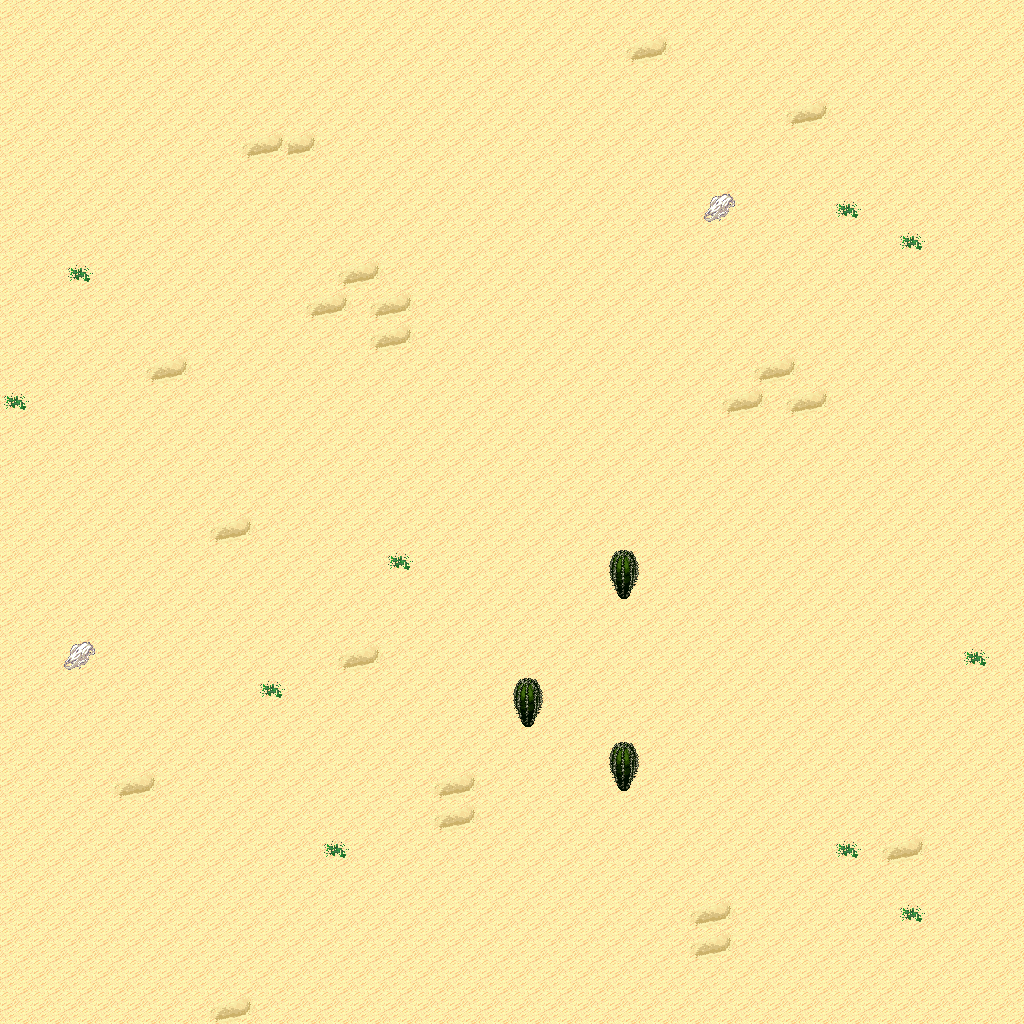

This game map was drawn from its Tiled (.tmx) file and the tilesets committed beside it. A one-line description and the trimmed map source follow:
An orthogonal 32x32 tile map with 32x32 px tiles, 5 tile layers (Ground, Objects, Objects2, Above, ...), 1 hidden layer not drawn, 6 tilesets.

<map version="1.10" tiledversion="1.11.0" orientation="orthogonal" renderorder="right-down" width="32" height="32" tilewidth="32" tileheight="32" infinite="0" nextlayerid="11" nextobjectid="1">
 <tileset firstgid="1" name="logic_collision" tilewidth="32" tileheight="32" tilecount="1" columns="1">
  <image source="../drawable/logic_collision.png" width="32" height="32" />
 </tileset>
 <tileset firstgid="2" name="terrain_desert" tilewidth="32" tileheight="32" tilecount="88" columns="8">
  <image source="../drawable/terrain_desert.png" width="256" height="352" />
 </tileset>
 <tileset firstgid="90" name="ground_sand_2" tilewidth="32" tileheight="32" tilecount="15" columns="5">
  <image source="../drawable/ground_sand_2.png" width="160" height="96" />
 </tileset>
 <tileset firstgid="105" name="plant_cactus_2" tilewidth="32" tileheight="32" tilecount="10" columns="5">
  <image source="../drawable/plant_cactus_2.png" width="160" height="64" />
 </tileset>
 <tileset firstgid="115" name="plant_round_cactuses" tilewidth="32" tileheight="32" tilecount="20" columns="10">
  <image source="../drawable/plant_round_cactuses.png" width="320" height="64" />
 </tileset>
 <tileset firstgid="135" name="plant_cactus" tilewidth="32" tileheight="32" tilecount="2" columns="1">
  <image source="../drawable/plant_cactus.png" width="32" height="64" />
 </tileset>
 <layer id="1" name="Ground" width="32" height="32">
  <data>[1024 cells, 1024 non-empty, 5 distinct tile ids]</data>
 </layer>
 <layer id="2" name="Objects" width="32" height="32">
  <data>[1024 cells, 3 non-empty, 1 distinct tile ids]</data>
 </layer>
 <layer id="3" name="Objects2" width="32" height="32">
  <data>[1024 cells, 0 non-empty, 0 distinct tile ids]</data>
 </layer>
 <layer id="4" name="Above" width="32" height="32">
  <data>[1024 cells, 3 non-empty, 1 distinct tile ids]</data>
 </layer>
 <layer id="5" name="Above2" width="32" height="32">
  <data>[1024 cells, 0 non-empty, 0 distinct tile ids]</data>
 </layer>
 <layer id="6" name="Walkable" width="32" height="32" visible="0">
  <data>[1024 cells, 5 non-empty, 1 distinct tile ids]</data>
 </layer>
 <objectgroup id="7" name="Mapevents" />
 <objectgroup id="8" name="Spawn" />
 <objectgroup id="9" name="Keys" />
 <objectgroup id="10" name="Replace" />
</map>
